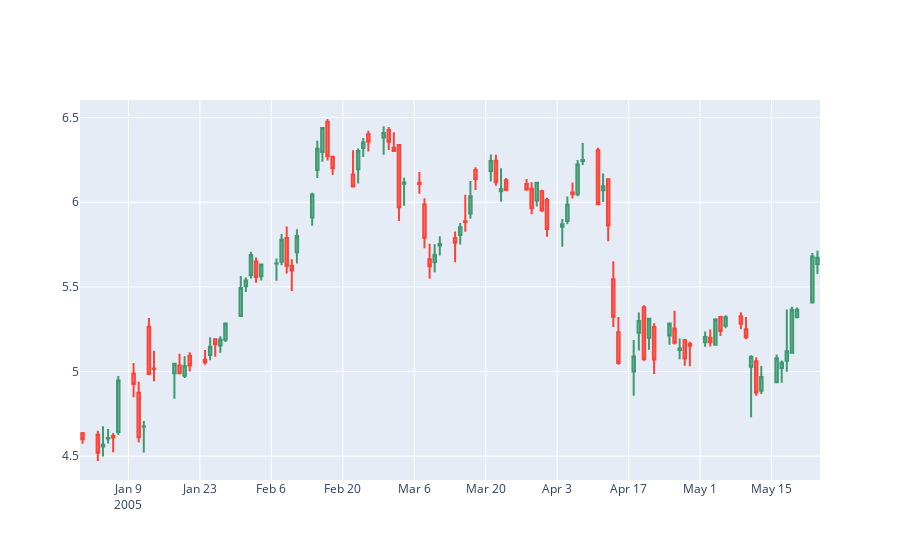

The code cell stored with this chart in its notebook:
### Markdown cell above
#### Method 1

### Code cell
# Create chart object
chart_data = [go.Candlestick(x=data.index[:100], 
                             open=data['Open'][:100], 
                             high=data['High'][:100], 
                             low=data['Low'][:100],
                             close=data['Close'][:100]
                            )]


# Load chart data
fig = go.Figure(data=chart_data)

# Update chart layout
fig.update_layout(xaxis_rangeslider_visible=False, xaxis_showticklabels=True, yaxis_showticklabels=True)

# Plot chart
fig.show()
